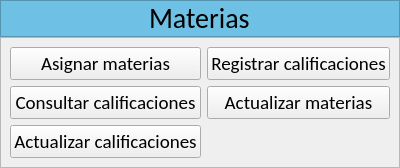
      <widget class="QWidget" name="materpage">
       <layout class="QVBoxLayout" name="verticalLayout_7">
        <property name="spacing">
         <number>0</number>
        </property>
        <property name="leftMargin">
         <number>0</number>
        </property>
        <property name="topMargin">
         <number>0</number>
        </property>
        <property name="rightMargin">
         <number>0</number>
        </property>
        <property name="bottomMargin">
         <number>0</number>
        </property>
        <item>
         <widget class="QFrame" name="frame_8">
          <property name="sizePolicy">
           <sizepolicy hsizetype="Preferred" vsizetype="Fixed">
            <horstretch>0</horstretch>
            <verstretch>0</verstretch>
           </sizepolicy>
          </property>
          <property name="styleSheet">
           <string notr="true">background-color: #6EC1E4</string>
          </property>
          <property name="frameShape">
           <enum>QFrame::StyledPanel</enum>
          </property>
          <property name="frameShadow">
           <enum>QFrame::Raised</enum>
          </property>
          <layout class="QVBoxLayout" name="verticalLayout_5">
           <property name="spacing">
            <number>0</number>
           </property>
           <property name="leftMargin">
            <number>0</number>
           </property>
           <property name="topMargin">
            <number>0</number>
           </property>
           <property name="rightMargin">
            <number>0</number>
           </property>
           <property name="bottomMargin">
            <number>0</number>
           </property>
           <item alignment="Qt::AlignHCenter|Qt::AlignVCenter">
            <widget class="QLabel" name="label_5">
             <property name="font">
              <font>
               <family>Calibri</family>
               <pointsize>21</pointsize>
              </font>
             </property>
             <property name="text">
              <string>Materias</string>
             </property>
            </widget>
           </item>
          </layout>
         </widget>
        </item>
        <item>
         <widget class="QFrame" name="frame_9">
          <property name="frameShape">
           <enum>QFrame::StyledPanel</enum>
          </property>
          <property name="frameShadow">
           <enum>QFrame::Raised</enum>
          </property>
          <layout class="QGridLayout" name="gridLayout_3">
           <item row="1" column="1">
            <widget class="QPushButton" name="pushButton_9">
             <property name="font">
              <font>
               <family>Calibri</family>
               <pointsize>14</pointsize>
              </font>
             </property>
             <property name="text">
              <string>Actualizar materias</string>
             </property>
            </widget>
           </item>
           <item row="1" column="0">
            <widget class="QPushButton" name="pushButton_8">
             <property name="font">
              <font>
               <family>Calibri</family>
               <pointsize>14</pointsize>
              </font>
             </property>
             <property name="text">
              <string>Consultar calificaciones</string>
             </property>
            </widget>
           </item>
           <item row="0" column="1">
            <widget class="QPushButton" name="pushButton_7">
             <property name="font">
              <font>
               <family>Calibri</family>
               <pointsize>14</pointsize>
              </font>
             </property>
             <property name="text">
              <string>Registrar calificaciones</string>
             </property>
            </widget>
           </item>
           <item row="0" column="0">
            <widget class="QPushButton" name="pushButton_6">
             <property name="font">
              <font>
               <family>Calibri</family>
               <pointsize>14</pointsize>
              </font>
             </property>
             <property name="text">
              <string>Asignar materias</string>
             </property>
            </widget>
           </item>
           <item row="2" column="0">
            <widget class="QPushButton" name="pushButton_10">
             <property name="font">
              <font>
               <family>Calibri</family>
               <pointsize>14</pointsize>
              </font>
             </property>
             <property name="text">
              <string>Actualizar calificaciones</string>
             </property>
            </widget>
           </item>
          </layout>
         </widget>
        </item>
       </layout>
      </widget>
